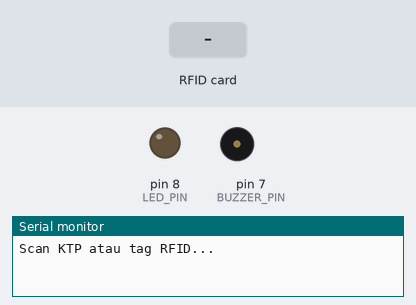
Recording of a sketch running on a simulated Arduino Uno, built with avr-gcc and run on an emulated ATmega328P. Shown: output pins drawn as LEDs (lit = HIGH), buzzer (waves = sounding, pin HIGH), the last lines printed to the serial monitor. Inputs (shaded band) come from the test bench. Pins used as bus, display or sensor lines are not drawn.

Above: at 1.2 s.
1.3 s: RFID card 5E 7A 19 C4 held to the reader
At 2.5 s:
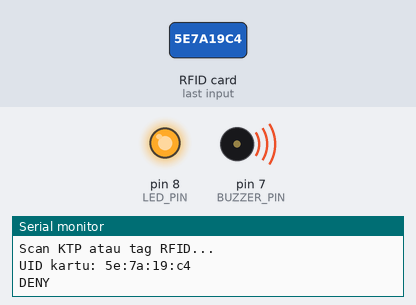
Timing chart, 0 to 4.8 s (numbered marks = the images above; inputs shaded):
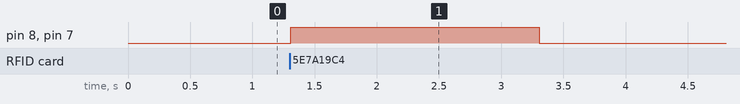

The sketch:

2B_Daftarkan_RFID_dan_KTP_pada_Serial_Monitor_Deny_Allow.ino
```cpp
#include <SPI.h>
#include <MFRC522.h>

#define SS_PIN 10      // Pin Slave Select
#define RST_PIN 9      // Pin Reset
#define LED_PIN 8      // Pin untuk LED
#define BUZZER_PIN 7   // Pin untuk Buzzer

MFRC522 rfid(SS_PIN, RST_PIN);

const String validKTPUID = "5:82:16:6f:24:e1:0";

void setup() {
  Serial.begin(9600);
  SPI.begin();
  rfid.PCD_Init();
  Serial.println("Scan KTP atau tag RFID...");

  // Inisialisasi pin LED dan Buzzer
  pinMode(LED_PIN, OUTPUT);
  pinMode(BUZZER_PIN, OUTPUT);
  digitalWrite(LED_PIN, LOW);   // Matikan LED saat mulai
  digitalWrite(BUZZER_PIN, LOW); // Matikan Buzzer saat mulai
}

void loop() {
  // Periksa apakah ada kartu yang terdeteksi
  if (rfid.PICC_IsNewCardPresent()) {
    if (rfid.PICC_ReadCardSerial()) {

      String uidString = "";
      for (byte i = 0; i < rfid.uid.size; i++) {
        uidString += String(rfid.uid.uidByte[i], HEX);
        if (i < rfid.uid.size - 1) {
          uidString += ":";
        }
      }

      Serial.print("UID kartu: ");
      Serial.println(uidString);

      // Cek UID kartu
      if (uidString.equalsIgnoreCase(validKTPUID)) {
        Serial.println("ALLOW");
        digitalWrite(LED_PIN, LOW);   // Matikan LED
        digitalWrite(BUZZER_PIN, LOW); // Matikan Buzzer
      } else {
        Serial.println("DENY");
        digitalWrite(LED_PIN, HIGH);   // Nyalakan LED
        digitalWrite(BUZZER_PIN, HIGH); // Nyalakan Buzzer
        delay(2000); // Tunggu 2 detik untuk suara buzzer
        digitalWrite(BUZZER_PIN, LOW);  // Matikan Buzzer setelah 2 detik
        digitalWrite(LED_PIN, LOW);
      }

      // Hentikan komunikasi dengan kartu
      rfid.PICC_HaltA();
    }
  }
}
```

Measured:
- after the input at 1.3 s, pin 8 (LED_PIN), pin 7 (BUZZER_PIN): LOW → HIGH at once, → LOW 2.0 s later
